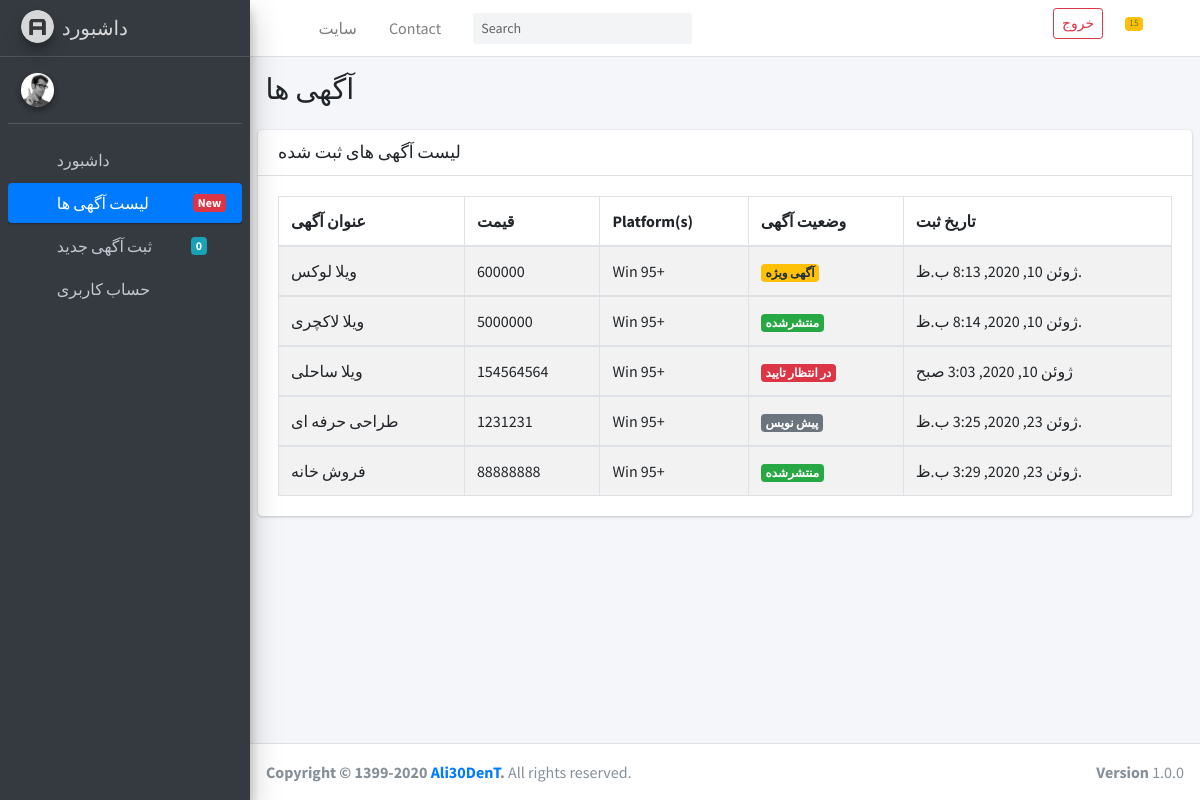
Page /accounts/ads_list on the earlier database version.
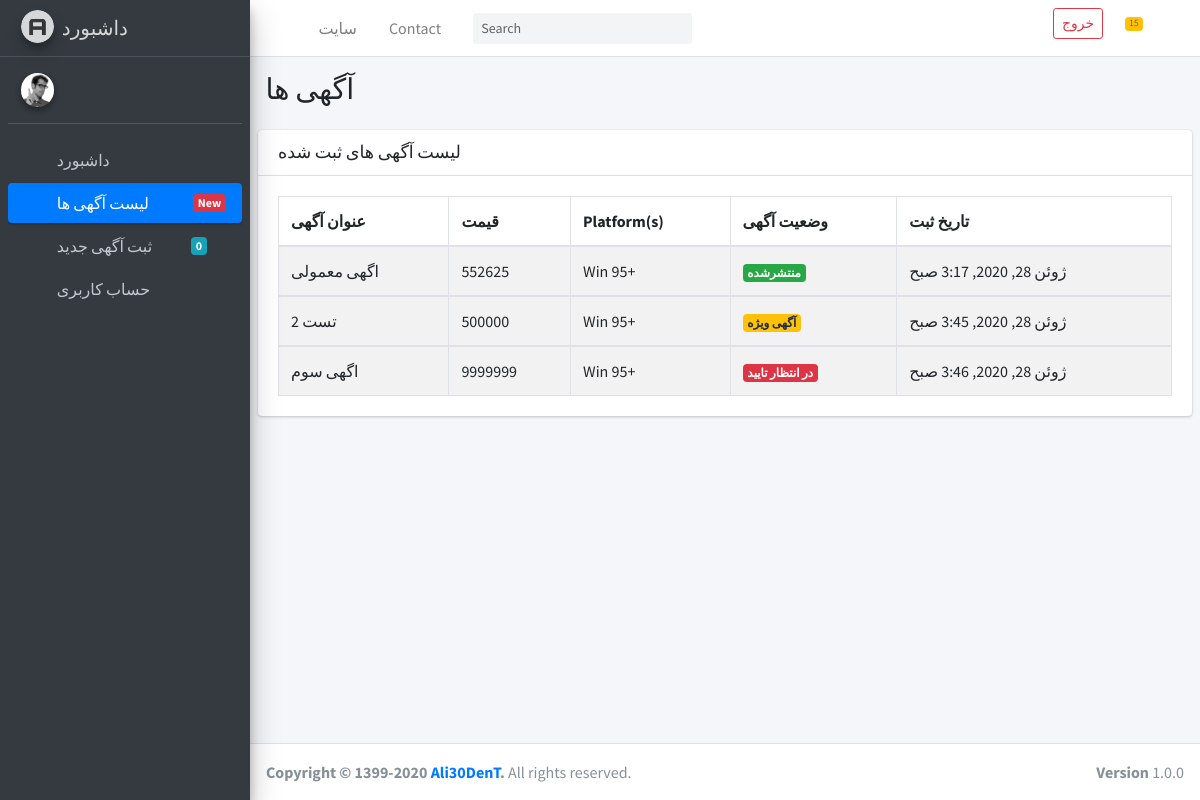
Same page on the later database version.
### web/models.py (models this page shows, shortened)
class addAds(models.Model):
    STATUS_CHOICES = (
        ('f', "پیش نویس"),
	    ('d', 'درانتظار تایید'),
		('p', "منتشر شده"),
        ('v', 'آگهی ویژه'),
	)
    author = models.ForeignKey(User, null=True, on_delete=models.SET_NULL, related_name='articles', verbose_name="نویسنده")
    title = models.CharField(max_length=52 , verbose_name='عنوان آگهی')
    slug = models.SlugField(max_length=100, unique=True, verbose_name="آدرس مقاله")
    category = models.ManyToManyField(category, verbose_name='دسته بندی')
    city = models.ManyToManyField(City, verbose_name='استان')
    body = models.TextField(verbose_name='توضیحات آگهی')
    price = models.BigIntegerField(verbose_name='قیمت')
    Adspic = models.ImageField(upload_to='upload/ads_pic', verbose_name='تصویر آگهی')
    status = models.CharField(max_length=1, choices=STATUS_CHOICES, verbose_name="وضعیت")
    publish = models.DateTimeField(default=timezone.now, verbose_name='زمان انتشار')
    class Meta:
	    verbose_name = "آگهی"
	    verbose_name_plural = "آگهی ها"
    def jpublish(self):
	    return jalali_converter(self.publish)
    jpublish.short_description = "زمان انتشار"

### accounts/views.py (the view)
# urls.py: path('ads_list', Ads_list, name='ads_list'),
def Ads_list(request):
    ads_list = addAds.objects.all()
    context = {
        'ads_list' : ads_list
    }
    return render(request, 'panel/Ads-list.html', context)

### templates/panel/Ads-list.html (shortened to what this page needs)
{% extends 'panel/base.html' %}
 {% block content %}
<div class="wrapper">
  {% include './tmp/nav.html' %}
 {% include './tmp/side.html' %}
  <div class="content-wrapper">
    <section class="content-header">
      <div class="container-fluid">
        <div class="row mb-2">
          <div class="col-sm-6">
            <h1>آگهی ها</h1>
          </div>
        </div>
      </div>
    </section>
    <section class="content">
      <div class="card">
        <div class="card-header">
          <h3 class="card-title">لیست آگهی های ثبت شده</h3>
        </div>
        <div class="card-body">
          <table class="table table-bordered table-striped table-hover">
            <thead>
            <tr>
              <th>عنوان آگهی</th>
              <th>قیمت</th>
              <th>Platform(s)</th>
              <th>وضعیت آگهی</th>
              <th>تاریخ ثبت</th>
            </tr>
            </thead>
            {% for addAds in ads_list %}
            <tbody>
            <tr>
              <td>{{ addAds.title }}</td>
              <td>{{ addAds.price }}</td>
              <td>Win 95+</td>
              <td>{% if addAds.status == 'p' %}
                <span class="badge badge-success">منتشرشده</span>
                {% else %}
                {% if addAds.status == 'f' %}
                <span class="badge badge-secondary">پیش نویس</span>
                {% else %}
                {% if addAds.status == 'v' %}
                <span class="badge badge-warning">آگهی ویژه</span>
                {% else %}
                {% if addAds.status == 'd' %}
                <span class="badge badge-danger">در انتظار تایید</span>
                {% endif %}{% endif %}{% endif %}{% endif %}
              </td>
              <td>{{ addAds.publish }}</td>
            </tr>
          </tbody>
          {% endfor %}
          </table>
        </div>
      </div>
    </div>
  </div>
  {% include './tmp/footer.html' %}
{% endblock %}

Differences in the rows shown:
removed addAds: title "ویلا لوکس", price "600000", status "آگهی ویژه", publish "ژوئن 10, 2020, 8:13 ب.ظ."
removed addAds: title "ویلا لاکچری", price "5000000", status "منتشرشده", publish "ژوئن 10, 2020, 8:14 ب.ظ."
removed addAds: title "ویلا ساحلی", price "154564564", status "در انتظار تایید", publish "ژوئن 10, 2020, 3:03 صبح"
removed addAds: title "طراحی حرفه ای", price "1231231", status "پیش نویس", publish "ژوئن 23, 2020, 3:25 ب.ظ."
removed addAds: title "فروش خانه", price "88888888", status "منتشرشده", publish "ژوئن 23, 2020, 3:29 ب.ظ."
added addAds: title "اگهی معمولی", price "552625", status "منتشرشده", publish "ژوئن 28, 2020, 3:17 صبح"
added addAds: title "تست 2", price "500000", status "آگهی ویژه", publish "ژوئن 28, 2020, 3:45 صبح"
added addAds: title "اگهی سوم", price "9999999", status "در انتظار تایید", publish "ژوئن 28, 2020, 3:46 صبح"
